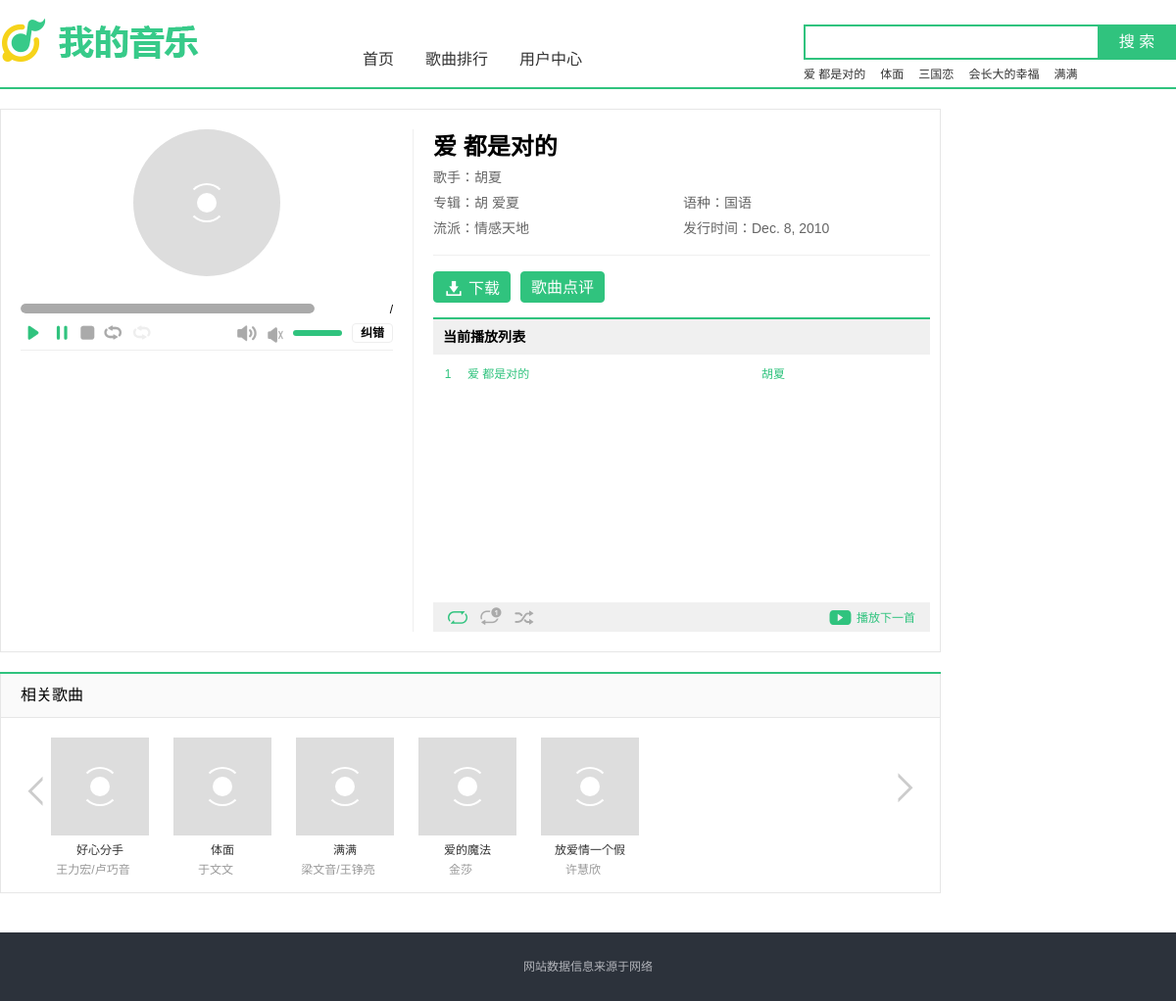
The page /play/1.html on the database its author committed.
### index/models.py (models this page shows, shortened)
class Dynamic(models.Model):
    id = models.AutoField('序号', primary_key=True)
    song = models.ForeignKey(Song, on_delete=models.CASCADE, verbose_name='歌名')
    plays = models.IntegerField('播放次数', default=0)
    search = models.IntegerField('搜索次数', default=0)
    download = models.IntegerField('下载次数', default=0)
    class Meta:
        verbose_name = '歌曲动态'
        verbose_name_plural = '歌曲动态'

class Song(models.Model):
    id = models.AutoField('序号', primary_key=True)
    name = models.CharField('歌名', max_length=50)
    singer = models.CharField('歌手', max_length=50)
    time = models.CharField('时长', max_length=10)
    album = models.CharField('专辑', max_length=50)
    languages = models.CharField('语种', max_length=20)
    type = models.CharField('类型', max_length=20)
    release = models.DateField('发行时间', default=datetime.date.today)
    img = models.FileField("歌曲图片", upload_to='songImg/', default='暂无图片')
    lyrics = models.FileField('歌词', upload_to='songLyric/', default='暂无歌词', blank=True)
    file = models.FileField('歌曲文件', upload_to='songFile/', default='暂无文件')
    label = models.ForeignKey(Label, on_delete=models.CASCADE, verbose_name='歌名分类')
    class Meta:
        verbose_name = '歌曲信息'
        verbose_name_plural = '歌曲信息'

### play/views.py (the view)
# urls.py: path('<int:id>.html', playView, name='play'),
def playView(request, id):
    searchs = Dynamic.objects.select_related('song').order_by('-search').all()[:6]
    type = Song.objects.values('type').get(id=id)['type']
    relevant = Dynamic.objects.select_related('song').filter(song__type=type).order_by('-plays').all()[:6]
    songs = Song.objects.get(id=int(id))
    play_list = request.session.get('play_list', [])
    exist = False
    if play_list:
        for i in play_list:
            if int(id) == i['id']:
                exist = True
    if not exist:
        play_list.append({'id': int(id), 'singer': songs.singer, 'name': songs.name, 'time': songs.time})
    request.session['play_list'] = play_list
    if songs.lyrics != '暂无歌词':
        lyrics = str(songs.lyrics.url)[1::]
        with open(lyrics, 'r', encoding='utf-8') as f:
            lyrics = f.read()
    p = Dynamic.objects.filter(song_id=int(id)).first()
    plays = p.plays + 1 if p else 1
    Dynamic.objects.update_or_create(song_id=id, defaults={'plays': plays})
    return render(request, 'play.html', locals())

### play/templates/play.html (shortened to what this page needs)
{% extends "base.html"  %}
{% load staticfiles %}
{% block link  %}
<link rel="stylesheet" href="{% static "css/common.css" %}">
<link rel="stylesheet" href="{% static "css/play.css" %}">
{% endblock %}
{% block body %}
<body>
	<div class="header">
		<a href="/" class="logo"><img src="{% static "image/logo.png" %}"></a>
		<div class="search-box">
            <form id="searchForm" action="{% url 'search' 1 %}" method="post">
            <div class="search-keyword">
              <input id="kword" name="kword" type="text" class="keyword" maxlength="120">
            </div>
            <input id="subSerch" type="submit" class="search-button" value="搜 索" />
            </form>
            <div class="search-hot-words">
                {% for s in searchs %}
                <a target="play" href="{% url 'play' s.song.id %}" >{{ s.song.name }}</a>
                {% endfor  %}
            </div>
		</div>
	</div>
	<div class="nav-box">
		<div class="nav-box-inner">
			<ul class="nav clearfix">
				<li><a href="{% url 'index' %}">首页</a></li>
				<li><a href="{% url 'ranking' %}" target="_blank">歌曲排行</a></li>
	    	    <li><a href="{% url 'home' 1 %}" target="_blank">用户中心</a></li>
			</ul>
		</div>
	</div>
	<div class="wrapper clearfix">
        <div class="content">
            <div class="product-detail-box clearfix">
                <div class="product-pics">
                    <div class="music_box">
                        <div class="jp_img layz_load pic_po" title="点击播放"><img data-src={{ songs.img.url }}></div>
                        <div id="jp_container_1" class="jp-audio">
                            <div class="jp-gui jp-interface">
                                <div class="jp-time-holder clearfix">
                                    <div class="jp-progress">
                                        <div class="jp-seek-bar">
                                            <div class="jp-play-bar"></div>
                                        </div>
                                    </div>
                                    <div class="jp-time">
                                         /
                                    </div>
                                </div>
                                <div class="song_error_corr" id="songCorr">
                                    <b class="err_btn">纠错</b>
                                </div>
                                <div class="jp-volume-bar">
                                    <div class="jp-volume-bar-value"></div>
                                </div>
                                <ul class="jp-controls clearfix">
                                    <li>
                                        <a class="jp-play" tabindex="1" title="play"></a>
                                        <a class="jp-pause" tabindex="1" title="pause"></a>
                                    </li>
                                    <li>
                                        <a class="jp-stop" tabindex="1" title="stop"></a>
                                    </li>
                                    <li>
                                        <a class="jp-repeat" tabindex="1" title="repeat"></a>
                                        <a class="jp-repeat-off" tabindex="1" title="repeat off"></a>
                                    </li>
                                    <li class="sound">
                                        <a class="jp-mute" tabindex="1" title="mute"></a>
                                        <a class="jp-unmute" tabindex="1" title="unmute"></a>
                                    </li>
                                </ul>
                            </div>
                        </div>
                        <div class="jplayer_content">
                        </div>
                    </div>
                </div>
                <div class="product-detail-main">
                    <div class="product-price">
                        <h1 id="currentSong" >{{ songs.name }}</h1>
                        <div class="product-price-info">
                            <span>歌手：{{ songs.singer }}</span>
                        </div>
                        <div class="product-price-info">
                            <span>专辑：{{ songs.album }}</span>
                            <span>语种：{{ songs.languages }}</span>
                        </div>
                        <div class="product-price-info">
                            <span>流派：{{ songs.type }}</span>
                            <span>发行时间：{{ songs.release }}</span>
                        </div>
                    </div>
                    <div class="product-comment">
                        <div class="links clearfix">
                            <a class="minimum-link-A click_down" href="{% url 'download' songs.id %}">下载</a>
                            <a class="minimum-link-A" href="{% url 'comment' songs.id %}" >歌曲点评</a>
                        </div>
                        <h3 class="list_title">当前播放列表</h3>
                        <ul class="playing-li" id="songlist">
                            {% for item in play_list %}
                            {%if item.id == songs.id %}
                            <li data-id="{{item.id}}" class="current">
                            {%else %}
                            <li data-id="{{item.id}}">
                            {%endif %}
                            <span class="num">{{forloop.counter}}</span>
                            <a class="name" href="{% url 'play' item.id %}" target="play" >{{item.name}}</a>
                            <a class="singer" href="javascript:;" target="_blank" >{{item.singer}}</a>
                            </li>
                            {% endfor %}
                        </ul>
                        <div class="nplayL-btns" id="playleixin">
                        <ul>
                            <li class="order current" data-run="order">
                                <a class="icon" href="javascript:void(0)" title="顺序播放"></a>
                            </li>
                            <li class="single" data-run="single">
                                <a class="icon" title="单曲循环" href="javascript:void(0)"></a>
                            </li>
                            <li class="random" data-run="random">
                                <a class="icon" title="随机播放" href="javascript:void(0)"></a>
                            </li>
                            <li class="next" data-run="next">
                                <a href="javascript:void(0)">播放下一首</a>
                            </li>
                            </ul>
                        </div>
                    </div>
                </div>
            </div>
            <div class="section">
                <div class="section-header">
                    <h3>相关歌曲</h3>
                </div>
                <div class="section-content">
                    <div class="parts-box">
                        <a href="javascript:;" target="_self" id="J_PartsPrev" class="prev-btn"><i></i></a>
                        <div class="parts-slider" id="J_PartsList">
                            <div class="parts-list-wrap f_w">
                                <ul id="" class="parts-list clearfix f_s">
                                    {% for item in relevant %}
                                    <li>
                                        {% if item.song.id != songs.id %}
                                        <a class="pic layz_load pic_po" href="{% url 'play' item.song.id %}" target="play" >
                                        </a>
                                        <h4><a href="{% url 'play' item.song.id %}" target="play" >{{ item.song.name}}</a></h4>
                                        <a href="javascript:;" class="J_MoreParts accessories-more">{{ item.song.singer }}</a>
                                        {% endif %}
                                    </li>
                                    {% endfor %}
                                </ul>
                            </div>
                        </div>
                        <a href="javascript:;" target="_self" id="J_PartsNext" class="next-btn"><i></i></a>
                    </div>
                </div>
            </div>
        </div>
    </div>
</body>
{% endblock  %}

### publicStatic/css/common.css (style rules this page uses)
blockquote,body,button,dd,dl,dt,fieldset,form,h1,h2,h3,h4,h5,h6,hr,input,legend,li,ol,p,pre,td,textarea,th,ul { margin:0;padding:0 }
ol,ul { list-style:none }
body { font:12px/1.5 Arial;-webkit-text-size-adjust:none }
button,input,select { vertical-align:middle;font-size:100%;outline:0 }
fieldset,img { border:0 none }
i { font-style:normal }
a { color:#333;text-decoration:none;outline:0 }
.clearfix:after { content:".";display:block;height:0;clear:both;visibility:hidden;font-size:0 }
.layz_load { display:inline-block;position:relative;background:#ddd }
.layz_load::before { content:"";display:block;box-sizing:border-box;position:absolute;-webkit-animation-fill-mode:both;-moz-animation-fill-mode:both;animation-fill-mode:both;top:50%;left:50%;border-radius:50%;background:#fff;height:20px;width:20px;margin:-10px 0 0 -10px;-webkit-animation:scale 1s 0s cubic-bezier(.09,.57,.49,.9) infinite;-moz-animation:scale 1s 0s cubic-bezier(.09,.57,.49,.9) infinite;animation:scale 1s 0s cubic-bezier(.09,.57,.49,.9) infinite }
.layz_load::after { content:"";display:block;position:absolute;box-sizing:border-box;-webkit-animation-fill-mode:both;-moz-animation-fill-mode:both;animation-fill-mode:both;top:50%;left:50%;border-radius:50%;border:2px solid #fff;width:40px;height:40px;margin:-20px 0 0 -20px;background:0 0;border:2px solid;border-color:#fff transparent #fff transparent;-webkit-animation:rotate_scale 1s 0s cubic-bezier(.09,.57,.49,.9) infinite;-moz-animation:rotate_scale 1s 0s cubic-bezier(.09,.57,.49,.9) infinite;animation:rotate_scale 1s 0s cubic-bezier(.09,.57,.49,.9) infinite;-webkit-animation-duration:1s;-moz-animation-duration:1s;animation-duration:1s }
.f_w { position:absolute;width:1000% }
.header { width:1200px;height:80px;padding:0;margin:10px auto 0 }
.header .logo { float:left;width:214px;height:54px;margin:10px 0 0 0;overflow:hidden }
.search-box { position:relative;z-index:50;float:right;width:302px;padding:0 78px 0 0;margin:10px 0 0 }
.search-box .search-keyword { position:relative;padding:6px 10px;height:20px;overflow:hidden;zoom:1;border:2px solid #30C37E;background:#fff }
.search-box .keyword { float:left;width:278px;height:20px;border:0 none;outline:0 none;font:14px/20px arial;color:#999 }
.search-box .search-button { position:absolute;right:0;top:0;width:80px;height:36px;border:0 none;background-color:#30C37E;color:#fff;font:16px/34px 'Microsoft YaHei',arial;overflow:hidden;cursor:pointer;outline:0 none }
.search-box .search-hot-words { margin:5px 0 0;height:20px;line-height:20px;overflow:hidden }
.search-box .search-hot-words a { float:left;margin:0 15px 0 0 }
.nav-box { margin-top:-50px;border-bottom:2px solid #30C37E }
.nav-box-inner { width:1200px;margin:0 auto }
.nav-box .nav { padding:0 0 12px 360px;height:32px;line-height:32px }
.nav li { float:left;height:32px;margin-right:12px }
.nav-box .nav li a { position:relative;float:left;padding:0 10px;font:16px/2 'Microsoft YaHei';color:#333;white-space:nowrap }

### rows shown on the page
Dynamic: song.name "爱 都是对的"
Dynamic: song.name "体面", song.singer "于文文"
Dynamic: song.name "三国恋"
Dynamic: song.name "会长大的幸福"
Dynamic: song.name "满满", song.singer "梁文音/王铮亮"
Song: name "爱 都是对的", singer "胡夏", album "胡 爱夏", languages "国语", type "情感天地", release "Dec. 8, 2010", name "爱 都是对的", singer "胡夏"
Dynamic: song.name "好心分手", song.singer "王力宏/卢巧音"
Dynamic: song.name "爱的魔法", song.singer "金莎"
Dynamic: song.name "放爱情一个假", song.singer "许慧欣"
